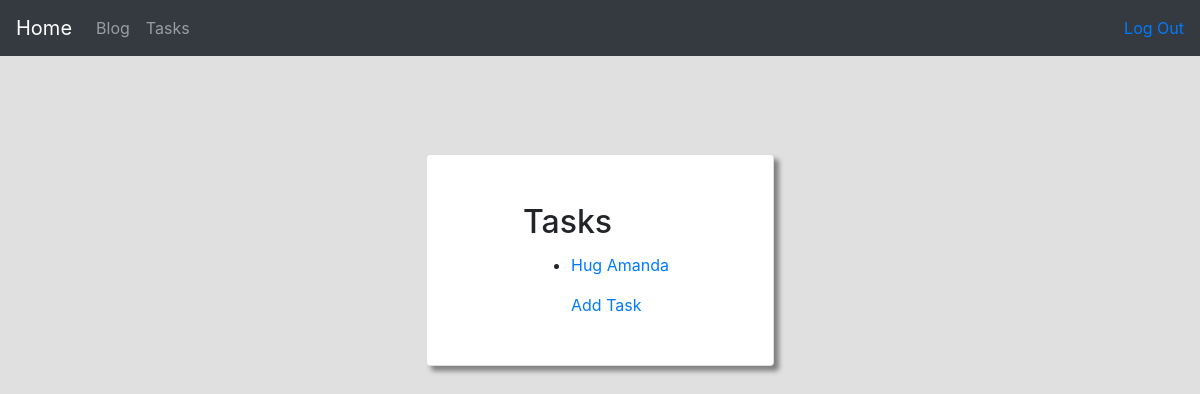
Page /tasks/ (signed in) on the earlier database version.
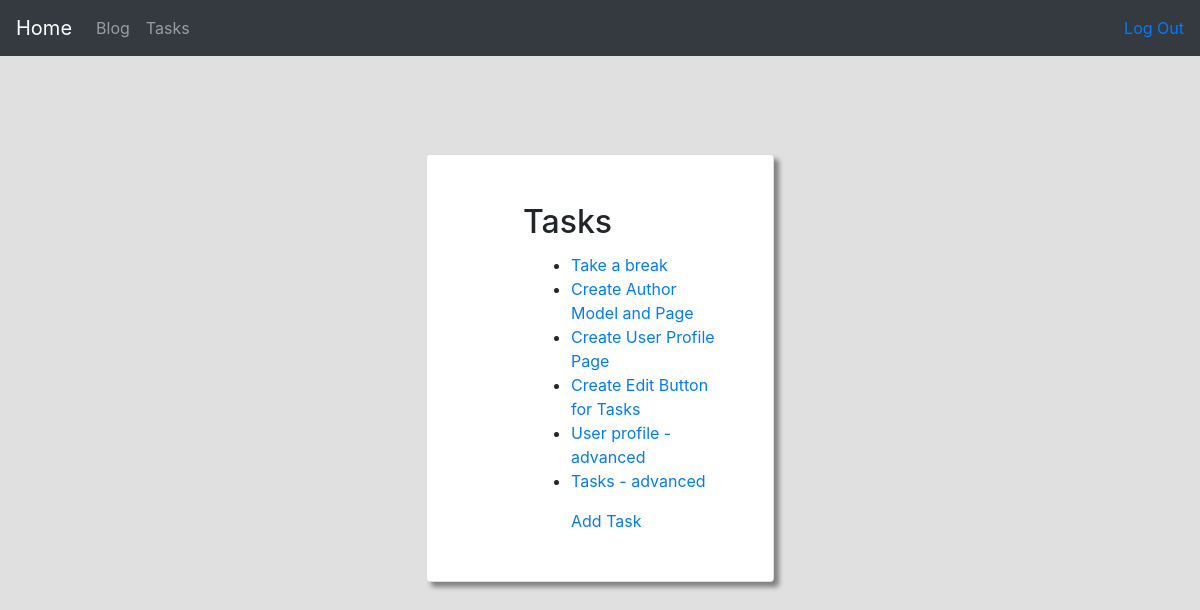
Same page on the later database version.
### tasks/models.py (models this page shows, shortened)
class Task(models.Model):
    user = models.ForeignKey(User, on_delete=models.CASCADE)
    name = models.CharField(max_length=128)
    entry = models.CharField(max_length=500)

### tasks/views.py (the view)
# urls.py: path("", views.index, name="index"),
@login_required(login_url='main:not_found')
def index(request):
    tasks = Task.objects.filter(user=request.user).all()
    return render(request, "tasks/index.html", {
        "tasks": tasks
    })

### tasks/templates/tasks/index.html (shortened to what this page needs)
{% extends 'main/layout.html' %}
{% block body %}
<div class="col-9 mx-auto pt-5 mt-2 w-100 align-self-center">
    <div class="card p-5 my-auto" style="width: 40%; margin: auto; box-shadow: 5px 5px 5px Gray;">
        <h2 class="card-title pl-5">Tasks</h2>
        <ul class="ml-5 pl-5">
            {% for task in tasks %}
            <li><a href="{% url 'tasks:task' task.id %}">{{ task.name }}</a></li>
            {% empty %}
                <li>No tasks found.</li>
            {% endfor %}
        </ul>
        <a class="ml-5 pl-5" href="{% url 'tasks:add' %}">Add Task</a>
    </div>
</div>
{% endblock %}

Differences in the rows shown:
removed Task: name "Hug Amanda"
added Task: name "Take a break"
added Task: name "Create Author Model and Page"
added Task: name "Create User Profile Page"
added Task: name "Create Edit Button for Tasks"
added Task: name "User profile - advanced"
added Task: name "Tasks - advanced"
